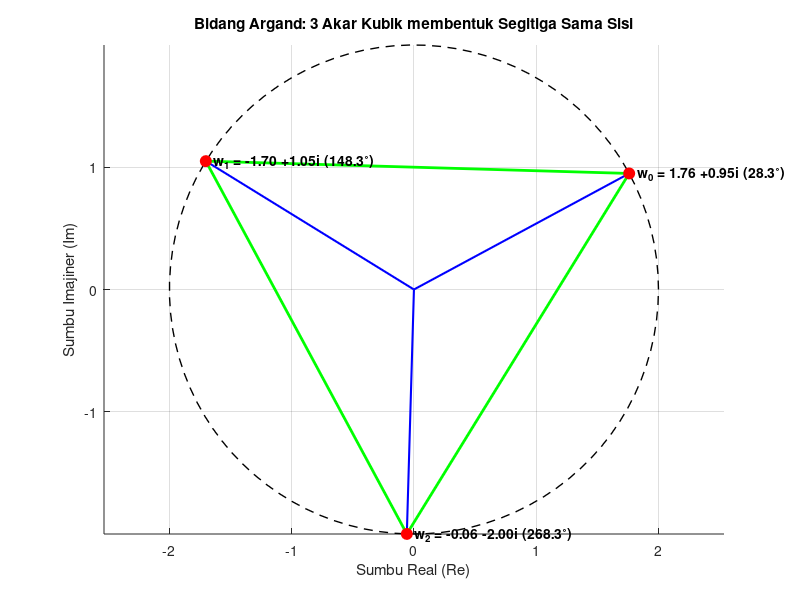

The MATLAB script that drew this image: (Note: this script raises an error after producing the figure.)
% ===================================================== 
%  UTS Matematika Sains Data — Semester Genap 2025/2026 
%  Soal 4 — Segmentasi Pelanggan dan komposisi fungsi harga (Fasor)
%  Nama  : Muhammad Farand Danendra 
%  NIM   : 2510514025 
%  Parameter: N=25, a=2, b=5, K=8, theta0=85, alpha=0.006 
%  Tanggal: 24 april 2026
% ===================================================== 


% Tampilkan timestamp
disp(['Tanggal & Waktu Eksekusi: ', datestr(now)]);

% --- Subsoal E: Plot Bidang Argand ---
% Hitung 3 akar kubik dari w = 8 cis(85 derajat)
r_akar = 8^(1/3); % Modulus = 2
angles_deg = [(85)/3, (85+360)/3, (85+720)/3]; % Sudut dalam derajat
angles_rad = deg2rad(angles_deg); % Sudut dalam radian

% Bentuk kompleks akar
roots_c = r_akar * exp(1i * angles_rad);

% Setup figure
figure('Name', 'Bidang Argand Akar Kubik', 'Color', 'w');
hold on; grid on; axis equal;
title('Bidang Argand: 3 Akar Kubik membentuk Segitiga Sama Sisi');
xlabel('Sumbu Real (Re)'); 
ylabel('Sumbu Imajiner (Im)');

% Plot lingkaran jari-jari 2
theta_circle = linspace(0, 2*pi, 100);
plot(r_akar*cos(theta_circle), r_akar*sin(theta_circle), 'k--', 'LineWidth', 1, 'DisplayName', 'Lingkaran |w|=2');

% Gambar segitiga menghubungkan ke-3 akar (digambar di bawah titik)
triangle_points = [roots_c, roots_c(1)]; % Tutup loop
plot(real(triangle_points), imag(triangle_points), 'g-', 'LineWidth', 2, 'DisplayName', 'Segitiga Sama Sisi');

% Plot garis vektor (fasor), titik akar, dan Teks Angka
for k = 1:3
    % Garis dari pusat (0,0) ke titik akar
    plot([0, real(roots_c(k))], [0, imag(roots_c(k))], 'b-', 'LineWidth', 1.5, 'HandleVisibility', 'off');

    % Titik koordinat akar
    plot(real(roots_c(k)), imag(roots_c(k)), 'ro', 'MarkerSize', 8, 'MarkerFaceColor', 'r', 'HandleVisibility', 'off');

    % Tambahkan teks label nilai a + bi dan sudutnya agar sangat jelas
    label_teks = sprintf('  w_%d = %.2f %+.2fi (%.1f^\\circ)', k-1, real(roots_c(k)), imag(roots_c(k)), angles_deg(k));
    text(real(roots_c(k)), imag(roots_c(k)), label_teks, 'FontSize', 10, 'FontWeight', 'bold', 'Color', 'k');
end

% Tambahkan garis sumbu X dan Y tebal melewati titik (0,0)
xline(0, 'k-', 'LineWidth', 1, 'HandleVisibility', 'off'); 
yline(0, 'k-', 'LineWidth', 1, 'HandleVisibility', 'off');
plot(0, 0, 'ko', 'MarkerSize', 5, 'MarkerFaceColor', 'k', 'HandleVisibility', 'off'); % Titik pusat

% Elemen dummy untuk legend agar rapi (tidak duplikat 3 kali)
plot(NaN, NaN, 'b-', 'LineWidth', 1.5, 'DisplayName', 'Fasor Akar');
plot(NaN, NaN, 'ro', 'MarkerFaceColor', 'r', 'DisplayName', 'Titik Akar');

% Format limit aksis diperlebar sedikit agar teks tidak terpotong tepi layar
xlim([-3.5 3.5]); ylim([-3.5 3.5]);
legend('Location', 'southoutside', 'Orientation', 'horizontal');
hold off;
